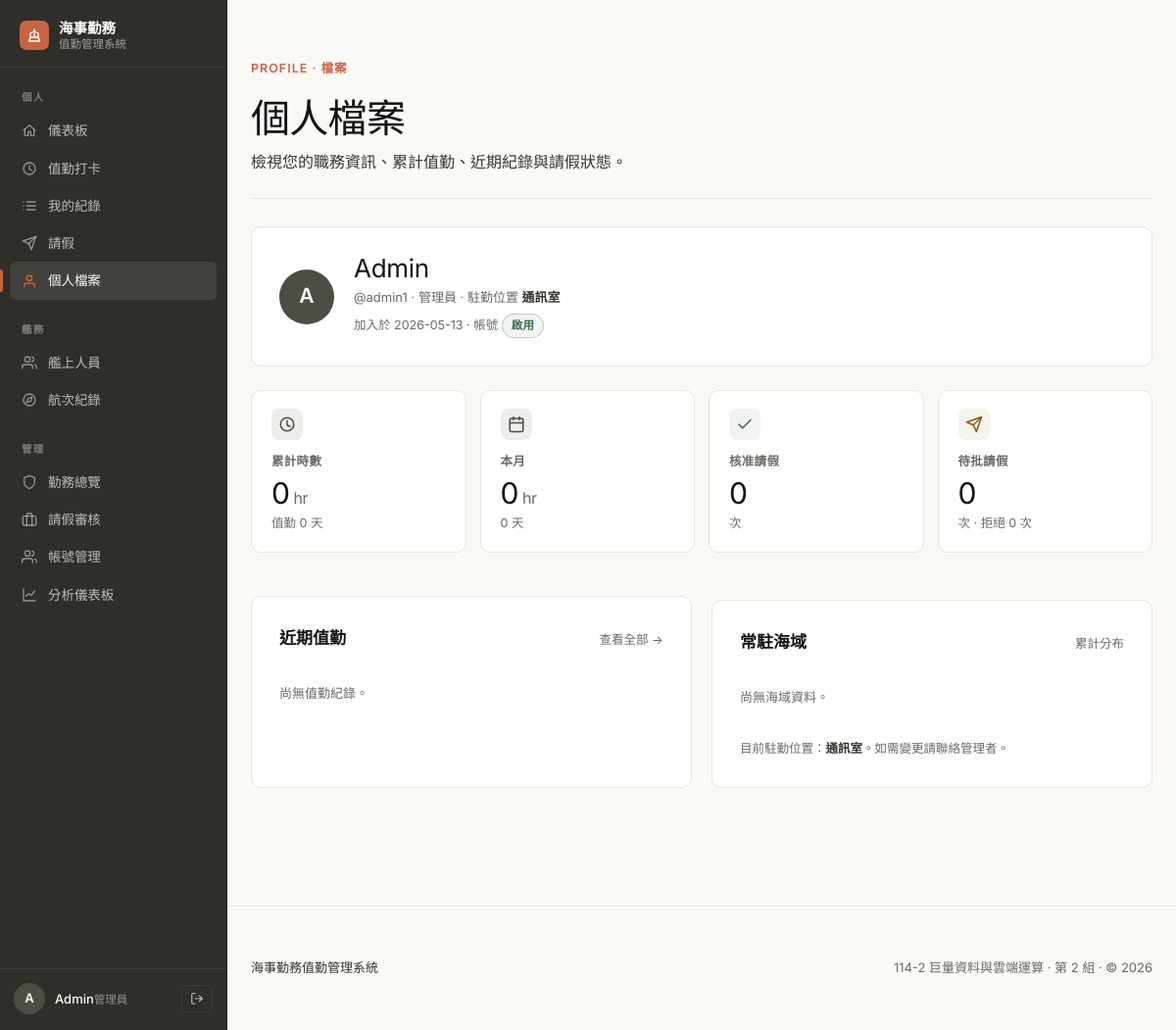
The app's page /profile.php (signed in) with its own data.
### tables this page shows
CREATE TABLE IF NOT EXISTS users (
  user_id INT AUTO_INCREMENT PRIMARY KEY,
  username VARCHAR(50) NOT NULL UNIQUE,
  password_hash VARCHAR(255) NOT NULL,
  full_name VARCHAR(100) NOT NULL,
  role ENUM('boss','admin','employee') NOT NULL DEFAULT 'employee',
  duty_position VARCHAR(20) NOT NULL DEFAULT '前甲板',
  is_active TINYINT(1) NOT NULL DEFAULT 1,
  created_at DATETIME NOT NULL DEFAULT CURRENT_TIMESTAMP
);

### profile.php (the view, shortened to what this page needs)
<?php
require 'db.php';
require 'ui.php';
$uid = (int)$_SESSION['user_id'];
$stmt = $pdo->prepare("SELECT user_id, username, full_name, role, duty_position, is_active, created_at FROM users WHERE user_id=? LIMIT 1");
$stmt->execute([$uid]);
$u = $stmt->fetch();
$stmt = $pdo->prepare("SELECT COUNT(*) AS days, SUM(TIMESTAMPDIFF(MINUTE, check_in, check_out)) AS mins
                       FROM attendance WHERE user_id=? AND check_in IS NOT NULL AND check_out IS NOT NULL");
$stmt->execute([$uid]);
$tot = $stmt->fetch();
$tot_hours = $tot['mins'] ? round($tot['mins']/60, 1) : 0;
$tot_days  = (int)($tot['days'] ?? 0);
$stmt = $pdo->prepare("SELECT COUNT(*) AS days, SUM(TIMESTAMPDIFF(MINUTE, check_in, check_out)) AS mins
                       FROM attendance WHERE user_id=? AND work_date BETWEEN ? AND ?
                         AND check_in IS NOT NULL AND check_out IS NOT NULL");
$stmt->execute([$uid, date('Y-m-01'), date('Y-m-t')]);
$mo = $stmt->fetch();
$mo_hours = $mo['mins'] ? round($mo['mins']/60, 1) : 0;
$mo_days  = (int)($mo['days'] ?? 0);
$lv_counts = ['pending'=>0,'approved'=>0,'rejected'=>0];
$stmt = $pdo->prepare("SELECT work_date, check_in, check_out, duty_zone, sea_state, TIMESTAMPDIFF(MINUTE, check_in, check_out) AS mins
                       FROM attendance WHERE user_id=? ORDER BY work_date DESC LIMIT 6");
$stmt->execute([$uid]);
$recent = $stmt->fetchAll();
$stmt = $pdo->prepare("SELECT duty_zone, COUNT(*) c FROM attendance WHERE user_id=? AND duty_zone IS NOT NULL GROUP BY duty_zone ORDER BY c DESC LIMIT 4");
$stmt->execute([$uid]);
$zones = $stmt->fetchAll();
$zone_total = array_sum(array_column($zones, 'c'));
?>
<!doctype html>
<html lang="zh-TW">
<head>
  <?php style_link(); ?>
</head>
<body>
  <?php nav_top(); ?>
  <div class="wrap">
    <?php
    page_header(
      '個人檔案',
      '檢視您的職務資訊、累計值勤、近期紀錄與請假狀態。',
      'PROFILE · 檔案'
    );
    ?>
    <div class="card" style="display:flex;gap:20px;align-items:center;">
      <?= avatar_initial($u['full_name'], 56, 'primary') ?>
      <div style="flex:1;min-width:0;">
        <div style="font-family:var(--font-serif);font-size:26px;color:var(--text);letter-spacing:-0.3px;line-height:1.1;"><?= h($u['full_name']) ?></div>
        <div style="font-size:13px;color:var(--muted);margin-top:4px;">
          @<?= h($u['username']) ?> · <?= h(role_name($u['role'])) ?> · 駐勤位置 <strong style="color:var(--text-soft);"><?= h($u['duty_position']) ?></strong>
        </div>
        <div style="font-size:12.5px;color:var(--muted);margin-top:6px;">
          加入於 <?= h(substr($u['created_at'], 0, 10)) ?> · 帳號 <?= ((int)$u['is_active']===1) ? badge('啟用','ok') : badge('停用','off') ?>
        </div>
      </div>
    </div>
    <div class="stat-grid" style="margin-top:24px;">
      <div class="stat-card">
        <div class="stat-icon"><?= icon_svg('clock') ?></div>
        <div class="stat-lbl">累計時數</div>
        <div class="stat-num"><?= h($tot_hours) ?><span style="font-size:16px;color:var(--muted);font-family:var(--font-sans);">&nbsp;hr</span></div>
        <div class="stat-sub">值勤 <?= h($tot_days) ?> 天</div>
      </div>
      <div class="stat-card">
        <div class="stat-icon"><?= icon_svg('calendar') ?></div>
        <div class="stat-lbl">本月</div>
        <div class="stat-num"><?= h($mo_hours) ?><span style="font-size:16px;color:var(--muted);font-family:var(--font-sans);">&nbsp;hr</span></div>
        <div class="stat-sub"><?= h($mo_days) ?> 天</div>
      </div>
      <div class="stat-card ok">
        <div class="stat-icon"><?= icon_svg('check') ?></div>
        <div class="stat-lbl">核准請假</div>
        <div class="stat-num"><?= h($lv_counts['approved']) ?></div>
        <div class="stat-sub">次</div>
      </div>
      <div class="stat-card warn">
        <div class="stat-icon"><?= icon_svg('plane') ?></div>
        <div class="stat-lbl">待批請假</div>
        <div class="stat-num"><?= h($lv_counts['pending']) ?></div>
        <div class="stat-sub">次 · 拒絕 <?= h($lv_counts['rejected']) ?> 次</div>
      </div>
    </div>
    <div class="grid2">
      <div class="card">
        <div class="card-head">
          <h2>近期值勤</h2>
          <a href="records.php" class="muted" style="font-size:12.5px;">查看全部 →</a>
        </div>
        <?php if (!$recent): ?>
          <div class="muted" style="padding:18px 0;font-size:13px;">尚無值勤紀錄。</div>
        <?php endif; ?>
      </div>
      <div class="card">
        <div class="card-head">
          <h2>常駐海域</h2>
          <span class="muted" style="font-size:12.5px;">累計分布</span>
        </div>
        <?php if (!$zones): ?>
          <div class="muted" style="padding:18px 0;font-size:13px;">尚無海域資料。</div>
        <?php else: foreach ($zones as $z):
          $pct = $zone_total>0 ? round($z['c']/$zone_total*100) : 0;
        ?>
          <div style="margin:14px 0;">
            <div style="display:flex;justify-content:space-between;font-size:13px;margin-bottom:5px;">
              <span style="font-weight:600;color:var(--text);"><?= h($z['duty_zone']) ?></span>
              <span class="muted"><?= h($z['c']) ?> 次 · <?= h($pct) ?>%</span>
            </div>
            <div style="height:6px;background:var(--bg-alt);border-radius:3px;overflow:hidden;">
              <div style="height:100%;width:<?= h($pct) ?>%;background:var(--primary);"></div>
            </div>
          </div>
        <?php endforeach; endif; ?>
        <div class="muted" style="margin-top:14px;font-size:12.5px;">
          目前駐勤位置：<strong style="color:var(--text-soft);"><?= h($u['duty_position']) ?></strong>。如需變更請聯絡管理者。
        </div>
      </div>
    </div>
  </div>
  <?php page_footer(); ?>
</body>
</html>

### ui.php (shortened to what this page needs)
<?php
function h($s){ return htmlspecialchars((string)$s, ENT_QUOTES, 'UTF-8'); }
function role_name($r){
  if ($r==='admin') return '管理員';
  return '員工';
}
function is_admin(){
  $r = ($_SESSION['role'] ?? '');
  return in_array($r, ['admin','boss'], true);
}
function badge($txt, $type){
  $type = in_array($type, ['ok','warn','off','bad','info'], true) ? $type : 'off';
  return '<span class="badge '.$type.'">'.h($txt).'</span>';
}
function avatar_initial($name, $size = 32, $variant = 'muted'){
  $init = $name ? mb_substr($name, 0, 1) : '·';
  $sz = in_array($size, [32,44,56], true) ? $size : 32;
  return '<span class="avatar sz-'.$sz.' '.h($variant).'">'.h($init).'</span>';
}
function icon_svg($name){
  $c = 'currentColor';
  $s = '<svg class="ico" width="16" height="16" viewBox="0 0 24 24" fill="none" stroke="'.$c.'" stroke-width="2" stroke-linecap="round" stroke-linejoin="round">';
  switch ($name) {
    case 'shield':    return $s.'<path d="M12 22s8-4 8-10V5l-8-3-8 3v7c0 6 8 10 8 10z"/></svg>';
    case 'lock':      return $s.'<rect x="3" y="11" width="18" height="11" rx="2" ry="2"/><path d="M7 11V7a5 5 0 0 1 10 0v4"/></svg>';
    case 'ship':      return $s.'<path d="M20 21H4"/><path d="M4 21l2-6h12l2 6"/><path d="M6 15V9l6-3 6 3v6"/><path d="M12 6V3"/><path d="M12 9v6"/></svg>';
    case 'login':     return $s.'<path d="M15 3h4a2 2 0 0 1 2 2v14a2 2 0 0 1-2 2h-4"/><path d="M10 17l5-5-5-5"/><path d="M15 12H3"/></svg>';
    case 'logout':    return $s.'<path d="M9 21H5a2 2 0 0 1-2-2V5a2 2 0 0 1 2-2h4"/><path d="M16 17l5-5-5-5"/><path d="M21 12H9"/></svg>';
    case 'clock':     return $s.'<circle cx="12" cy="12" r="9"/><path d="M12 7v6l4 2"/></svg>';
    case 'list':      return $s.'<path d="M8 6h13"/><path d="M8 12h13"/><path d="M8 18h13"/><path d="M3 6h.01"/><path d="M3 12h.01"/><path d="M3 18h.01"/></svg>';
    case 'users':     return $s.'<path d="M17 21v-2a4 4 0 0 0-4-4H5a4 4 0 0 0-4 4v2"/><circle cx="9" cy="7" r="4"/><path d="M23 21v-2a4 4 0 0 0-3-3.87"/><path d="M16 3.13a4 4 0 0 1 0 7.75"/></svg>';
    case 'plus':      return $s.'<path d="M12 5v14"/><path d="M5 12h14"/></svg>';
    case 'edit':      return $s.'<path d="M12 20h9"/><path d="M16.5 3.5a2.1 2.1 0 0 1 3 3L7 19l-4 1 1-4 12.5-12.5z"/></svg>';
    case 'trash':     return $s.'<path d="M3 6h18"/><path d="M8 6V4h8v2"/><path d="M19 6l-1 14H6L5 6"/><path d="M10 11v6"/><path d="M14 11v6"/></svg>';
    case 'download':  return $s.'<path d="M21 15v4a2 2 0 0 1-2 2H5a2 2 0 0 1-2-2v-4"/><path d="M7 10l5 5 5-5"/><path d="M12 15V3"/></svg>';
    case 'plane':     return $s.'<path d="M22 2L11 13"/><path d="M22 2l-7 20-4-9-9-4 20-7z"/></svg>';
    case 'check':     return $s.'<path d="M20 6L9 17l-5-5"/></svg>';
    case 'x':         return $s.'<path d="M18 6L6 18"/><path d="M6 6l12 12"/></svg>';
    case 'home':      return $s.'<path d="M3 12L12 4l9 8"/><path d="M5 10v10h5v-6h4v6h5V10"/></svg>';
    case 'compass':   return $s.'<circle cx="12" cy="12" r="9"/><polygon points="16.24 7.76 14.12 14.12 7.76 16.24 9.88 9.88 16.24 7.76"/></svg>';
    case 'anchor':    return $s.'<circle cx="12" cy="5" r="3"/><path d="M12 8v13"/><path d="M5 12H2a10 10 0 0 0 20 0h-3"/></svg>';
    case 'chart':     return $s.'<path d="M3 3v18h18"/><path d="M7 14l4-4 4 3 5-7"/></svg>';
    case 'user':      return $s.'<path d="M20 21v-2a4 4 0 0 0-4-4H8a4 4 0 0 0-4 4v2"/><circle cx="12" cy="7" r="4"/></svg>';
    case 'calendar':  return $s.'<rect x="3" y="4" width="18" height="18" rx="2"/><path d="M16 2v4"/><path d="M8 2v4"/><path d="M3 10h18"/></svg>';
    case 'menu':      return $s.'<path d="M3 6h18"/><path d="M3 12h18"/><path d="M3 18h18"/></svg>';
    case 'briefcase': return $s.'<rect x="2" y="7" width="20" height="14" rx="2"/><path d="M16 21V5a2 2 0 0 0-2-2h-4a2 2 0 0 0-2 2v16"/></svg>';
  }
  return '';
}
function style_link(){
  $p = __DIR__ . '/style.css';
  $v = @filemtime($p) ?: time();
  echo '<link rel="stylesheet" href="style.css?v='.$v.'">';
}
function page_footer(){
  $y = date('Y');
  echo '<footer class="site-footer"><div class="wrap"><div class="footer-row">';
  echo '<div class="footer-brand">';
  echo '<span>海事勤務值勤管理系統</span>';
  echo '</div>';
  echo '<div class="footer-meta">114-2 巨量資料與雲端運算 · 第 2 組 · &copy; '.$y.'</div>';
  echo '</div></div></footer>';
}
function page_header($title, $subtitle = '', $eyebrow = '', $actions_html = ''){
  echo '<header class="page-header">';
  echo '<div class="ph-text">';
  if ($eyebrow !== '') echo '<div class="eyebrow">'.h($eyebrow).'</div>';
  echo '<h1 class="page-title">'.h($title).'</h1>';
  if ($subtitle !== '') echo '<p class="page-subtitle">'.h($subtitle).'</p>';
  echo '</div>';
  echo '</header>';
}
function sb_item($href, $icon, $label, $active = false){
  $cls = 'sb-item' . ($active ? ' active' : '');
  return '<a class="'.$cls.'" href="'.h($href).'">'.icon_svg($icon).'<span>'.h($label).'</span></a>';
}
function nav_top($title = ''){
  $name = $_SESSION['full_name'] ?? '';
  $role = $_SESSION['role'] ?? '';
  $cur  = basename($_SERVER['SCRIPT_NAME'] ?? '');
  echo '<button class="sb-burger" onclick="document.body.classList.toggle(\'sb-open\')" aria-label="切換選單">'.icon_svg('menu').'</button>';
  echo '<span class="sb-mbrand"><span class="sb-mlogo">'.icon_svg('ship').'</span>海事勤務</span>';
  echo '<aside class="sidebar">';
  echo '<a class="sb-brand" href="dashboard.php">';
  echo '<span class="sb-logo">'.icon_svg('ship').'</span>';
  echo '<span class="sb-bcol"><span class="sb-bname">海事勤務</span><span class="sb-btag">值勤管理系統</span></span>';
  echo '</a>';
  echo '<nav class="sb-nav">';
  echo '<div class="sb-group">';
  echo '<div class="sb-group-label">個人</div>';
  echo sb_item('dashboard.php', 'home',     '儀表板',  $cur==='dashboard.php');
  echo sb_item('punch.php',     'clock',    '值勤打卡', $cur==='punch.php');
  echo sb_item('records.php',   'list',     '我的紀錄', $cur==='records.php');
  echo sb_item('leave.php',     'plane',    '請假',    $cur==='leave.php');
  echo sb_item('profile.php',   'user',     '個人檔案', $cur==='profile.php');
  echo '</div>';
  echo '<div class="sb-group">';
  echo '<div class="sb-group-label">艦務</div>';
  echo sb_item('crew.php',     'users',   '艦上人員', $cur==='crew.php');
  echo sb_item('voyages.php',  'compass', '航次紀錄', $cur==='voyages.php');
  echo '</div>';
  if (is_admin()) {
    echo '<div class="sb-group">';
    echo '<div class="sb-group-label">管理</div>';
    echo sb_item('admin_status.php',    'shield',    '勤務總覽', in_array($cur, ['admin_status.php','admin_edit.php'], true));
    echo sb_item('admin_leave.php',     'briefcase', '請假審核', $cur==='admin_leave.php');
    echo sb_item('admin_users.php',     'users',     '帳號管理', in_array($cur, ['admin_users.php','admin_create_user.php','admin_user_edit.php'], true));
    echo sb_item('admin_dashboard.php', 'chart',     '分析儀表板', $cur==='admin_dashboard.php');
    echo '</div>';
  }
  echo '</nav>';
  echo '<div class="sb-foot">';
  echo avatar_initial($name, 32, 'primary');
  echo '<span class="sb-user"><span class="sb-uname">'.h($name).'</span><span class="sb-urole">'.h(role_name($role)).'</span></span>';
  echo '<form method="post" action="logout.php" style="display:inline;margin:0;padding:0;">';
  echo '<button class="sb-logout" type="submit" title="登出" aria-label="登出">'.icon_svg('logout').'</button>';
  echo '</form>';
  echo '</div>';
  echo '</aside>';
}

### records on screen
users: full_name "A", full_name "Admin", username "admin1", role "管理員", duty_position "通訊室", created_at "2026-05-13"

### other values on screen
$label "儀表板 值勤打卡 我的紀錄 請假 個人檔案 艦上人員 航次紀錄 勤務總覽 請假審核 帳號管理 分析儀表板"
$init "A"
$name "Admin"
role_name($role) "管理員"
$eyebrow "PROFILE · 檔案"
$title "個人檔案"
$subtitle "檢視您的職務資訊、累計值勤、近期紀錄與請假狀態。"
$txt "啟用"
$tot_hours "0"
$tot_days "0"
$mo_hours "0"
$mo_days "0"
$lv_counts['approved'] "0"
$lv_counts['pending'] "0"
$lv_counts['rejected'] "0"
